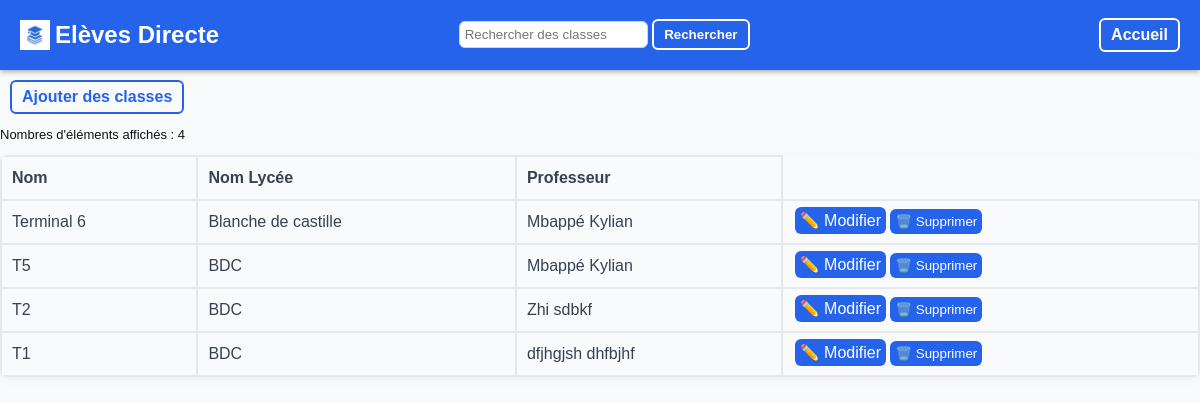
The page /classe/liste on the database its author committed.
### tables this page shows
CREATE TABLE Classe (
    Id INTEGER PRIMARY KEY AUTOINCREMENT,
    Nom TEXT NOT NULL,
    Nom_Lycee TEXT NOT NULL,
    Id_Professeur INTEGER NOT NULL, 
    FOREIGN KEY (Id_Professeur)
        REFERENCES Professeur(Id)
        ON DELETE CASCADE
        ON UPDATE CASCADE
    );

### Backend.py (the view, shortened to what this page needs)
@app.route('/classe/liste', methods=["POST","GET"])
def liste_classe():
    if request.method=="POST":
        if request.form.get("type")=="supprimer":
            id=request.form["id"]
            edit_sql("DELETE FROM Classe WHERE Id=?", (str(id),))
    return render_template('liste.html', valeurs=remplacer_elements("Classe",execute_sql("SELECT * FROM Classe", ())), colonnes=colonnes_classe, infos= {"element" : "des classes","URL_ajout": "/classe/ajout", "ajout_boutton": "Ajouter des classes","URL_update": "/classe/update" })

### Backend.py (called while the page is built, shortened)
def execute_sql(commande, argument=()):
    conn = sqlite3.connect(DB_NAME)
    c = conn.cursor()
    c.execute(commande, argument)
    valeurs = c.fetchall()
    conn.commit()
    conn.close()
    return valeurs

def convert_en_dico(donnes):
    dico={}
    for i in donnes:
        dico[i[0]]=i
    return dico

def remplacer_elements(element, donnes):
    for i in donnes:
        d=donnes.pop(0)
        donnes.append(list(d))
    if element=="Matiere" or element=="Classe":
        profs=convert_en_dico(execute_sql("SELECT * FROM Professeur"))
        for i in donnes:
            i[3]=profs[i[3]][1]+" "+profs[i[3]][2]
    if element=="Eleve":
        classes=convert_en_dico(execute_sql("SELECT * FROM Classe"))
        for i in donnes:
            i[4]=classes[i[4]][1]
            i[3]=calculer_age(i[3])
    for i in donnes:
        d=donnes.pop(0)
        donnes.append(tuple(d))
    return donnes

### templates/liste.html (shortened to what this page needs)
<!DOCTYPE html>
<html lang="fr">
<head>
    <link rel="stylesheet" href="../static/styles.css">
</head>
<body>
    {% include "composants/topbar.html" %}
   <a class="back_button" href='{{infos["URL_ajout"]}}'>{{infos["ajout_boutton"]}}</a>
        <div class="haut_tableau">
            <p id="compteur_text" class="compteur">Nombres d'éléments affichés : <span id="compteur"></span></p>
        </div>
    <table>
        <tr>
        {% for c in colonnes %}
            <th>{{ c["titre"] }}</th>
        {% endfor %}
        </tr>
        {% for v in valeurs %}
        <tr>
            {% for c in colonnes %}
            <td>{{v[c["order"]]}}</td>
            {% endfor %}
            <td class="button_case">
                <form class="actions-buttons-form" method="POST">
                    <a href="{{ infos['URL_update']}}?id={{ v[0] }}">✏️ Modifier</a>
                    <button type="submit">🗑️ Supprimer</button>
                </form>
            </td>
        </tr>
        {% endfor %}
    </table>
</body>
</html>

### static/styles.css (style rules this page uses)
body { font-family: Arial, sans-serif; background-color: #f9fafb; color: #2563eb; margin: 0; }
table { width : 100%; box-shadow: 0 3px 10px rgba(0,0,0,0.05); border-collapse: collapse; border-radius: 8px; overflow: hidden; }
th, td { border: 2px solid #e5e7eb; overflow: hidden; text-align: left; color: #374151; padding: 12px 10px; }
.button_case { padding: 1px; gap: 10px; align-items: center; width:min-content; }
.button_case button { background-color: #2563eb; color : white; border: none; padding: 5px; border-radius: 6px; cursor: pointer; }
.button_case a { background-color: #2563eb; color : white; border: none; padding: 5px; border-radius: 6px; cursor: pointer; text-decoration: none; }
.back_button { display: inline-block; border: 2px solid #2563eb; border-radius: 6px; padding: 6px 10px; text-decoration: none; font-weight: bold; color: #2563eb; cursor: pointer; margin-top: 10px; margin-left: 10px; }
.actions-buttons-form { padding: 1px; gap: 10px; align-items: center; margin-left: 10px; }
.compteur { color: #111; font-size: small; }
.haut_tableau { display: flex; align-items: center; margin: 0; }

### rows shown on the page
Classe: Nom "Terminal 6" "Blanche de castille" "Mbappé Kylian"
Classe: Nom "T5" "BDC" "Mbappé Kylian"
Classe: Nom "T2" "BDC" "Zhi sdbkf"
Classe: Nom "T1" "BDC" "dfjhgjsh dhfbjhf"

### other values the page prints
{{ infos["ajout_boutton"] }} "Ajouter des classes"
{{ c["titre"] }} "Nom" "Nom Lycée" "Professeur"
